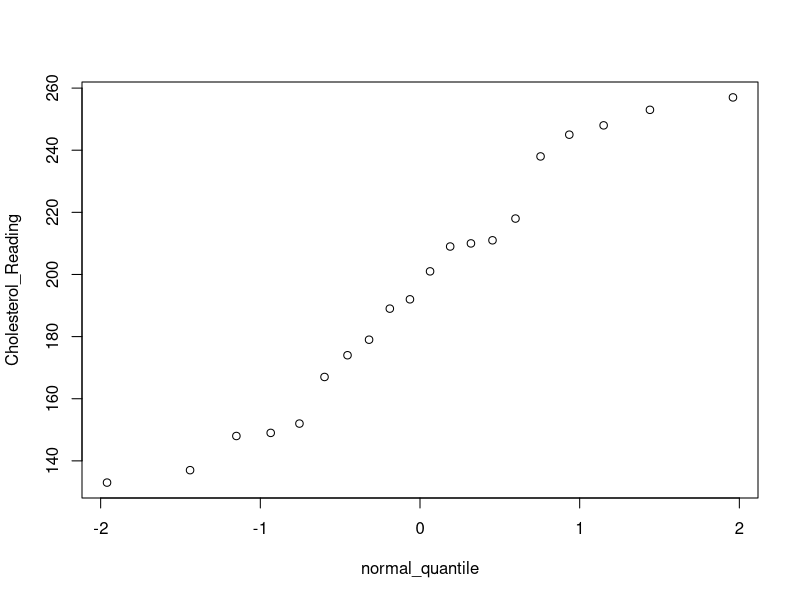

Recreate this plot in R.
Cholesterol_Reading=c(133,137,148,149,152,167,174,179,189,192,201,209,210,211,218,238,245,248,253,257)
normal_quantile=c(-1.96,-1.44,-1.15,-.935,-.755,-.598,-.454,-.319,-.189,-.063,.063,.189,.319,.454,.598,.755,.935,1.15,1.44,1.96)
plot(normal_quantile,Cholesterol_Reading)
model1=lm(Cholesterol_Reading~normal_quantile)
summary(model1)
 # Cholesterol = 195.5 + 39.4884 Normal Quantiles
# . The 20 points appear to be relatively close to the fitted line and thus the normal quantile plot would appear to suggest that the normality of the population distribution is plausible.
